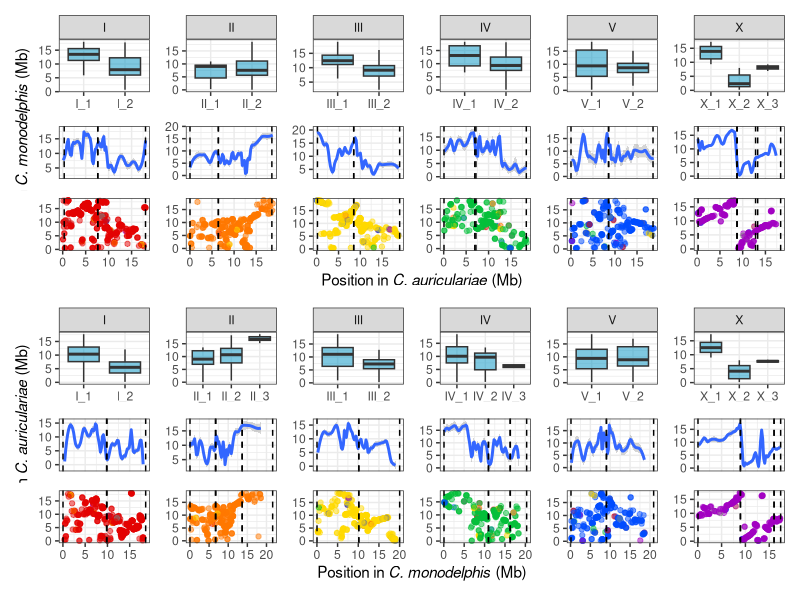
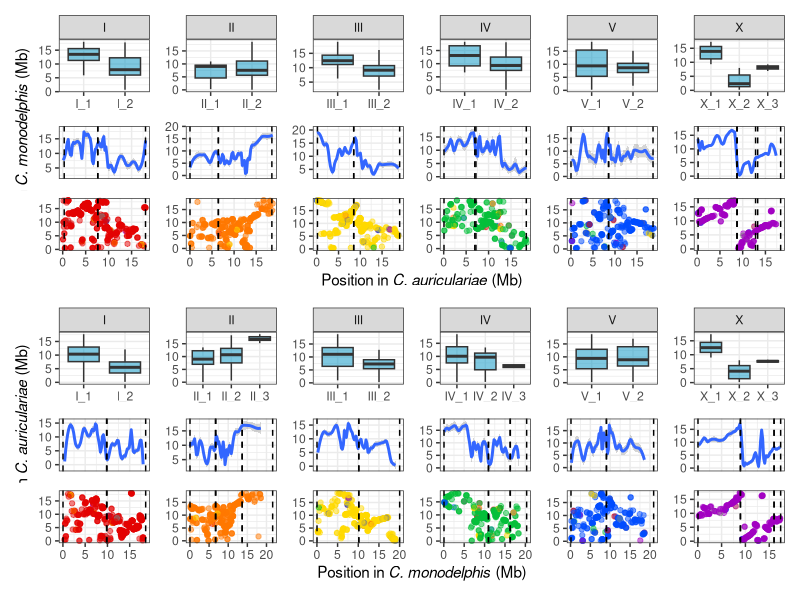

Write the R code that produced these figures, in order.
library(ggplot2)
library(tidyverse)
library(patchwork)


# SET UP ####
# palette
cols <- c("I" = "#e40303", "II" = "#ff7900",
          "III" = "#ffda00", "IV" = "#04bf3b",
          "V" = "#004cff", "X" = "#a100c2")

# read in oxfrord table
oxford_table <- read.table("nxCaeMono1_vs_nxCaeAuri1.ce_oxford.scu.tsv", col.names=c("buscoID", "ce", "chr1", "position1", "chr2", "position2", "scu1", "scu2"))

# read in elimination sites
cm_elim_sites <- read.table("nxCaeMono1_elimination_sites.tsv", header=T)
ca_elim_sites <- read.table("nxCaeAuri1_elimination_sites.tsv", header=T)

# CAURI ####
## VIOLIN ##
# plot box plots
plot_boxplot <- function(chr) { 
  oxford_table %>%
    filter(chr1 == chr & chr2 == chr) %>%
    ggplot() +
    geom_boxplot(aes(x=scu1, y=position2 / 1e6), fill="#0092c1", alpha=0.5, outliers = FALSE) + 
    theme_bw() + 
    facet_grid(~chr2, scales="free_x") + 
    xlab("Somatic chromosome") + ylab("Position in C. monodelphis (Mb)") +
    theme(axis.title = element_blank())
}

# generate the individual plots
chromosomes <- c("I", "II", "III", "IV", "V", "X")
plots <- lapply(chromosomes, plot_boxplot)

# combine plots 
ca_violin_plot <- wrap_plots(plots) +
  plot_layout(axis_titles = "collect", nrow=1) 

## AVG POSITION ##
# plot avg position
plot_pos <- function(chr) {
  oxford_table %>%
    filter(chr1 == chr & chr2 == chr) %>%
    ggplot(aes(x = position1 / 1e6, y = position2 / 1e6)) +
    geom_smooth(span=0.1, method="loess") + 
    geom_vline(data = ca_elim_sites %>% filter(chromosome == chr), aes(xintercept = site / 1e6), linetype = 2) +
    #facet_grid(chr2 ~ chr1, scales = "free", space = "free") +
    scale_color_manual(values = cols, name = "Nigon\nelement") +
    xlab(expression("Position in " * italic("C. auriculariae") * " (Mb)")) +
    ylab(expression("Position in " * italic("C. monodelphis") * " (Mb)")) + 
    theme_bw() + 
    theme(legend.position="none",
          axis.title.x = element_blank(),
          axis.text.x = element_blank(),
          axis.ticks.x = element_blank()) 
}

# generate the individual plots
chromosomes <- c("I", "II", "III", "IV", "V", "X")
plots <- lapply(chromosomes, plot_pos)

# combine plots 
ca_pos_plot <- wrap_plots(plots) +
  plot_layout(axis_titles = "collect", nrow=1) 

## OXFORD ##
# plot oxford
plot_chromosome <- function(chr) {
  # Filter for chromosome once
  df <- oxford_table %>%
    filter(chr1 == chr & chr2 == chr)
  
  ggplot() +
    geom_point(data = df,
               aes(x = position1 / 1e6, y = position2 / 1e6, color = ce),
               alpha = 0.5) +
    geom_vline(data = ca_elim_sites %>% filter(chromosome == chr), aes(xintercept = site / 1e6), linetype = 2) +
    #facet_grid(chr2 ~ chr1, scales = "free", space = "free") +
    scale_color_manual(values = cols, name = "Nigon\nelement") +
    xlab(expression("Position in " * italic("C. auriculariae") * " (Mb)")) + 
    theme_bw() + 
    theme(legend.position="none",
          axis.title.y = element_blank()) 
}

# generate the individual plots
chromosomes <- c("I", "II", "III", "IV", "V", "X")
plots <- lapply(chromosomes, plot_chromosome)

# combine plots 
ca_ox_plot <- wrap_plots(plots) +
  plot_layout(axis_titles = "collect", nrow=1) 

# CMONO ####
## VIOLIN ##
# plot violin plots
plot_violin <- function(chr) { 
  oxford_table %>%
    filter(chr1 == chr & chr2 == chr) %>%
    ggplot() +
    geom_boxplot(aes(x=scu2, y=position1 / 1e6), fill="#0092c1", alpha=0.5, outliers = FALSE) + 
    theme_bw() + 
    facet_grid(~chr2, scales="free_x") + 
    xlab("Somatic chromosome") + ylab("Position in C. auriculariae (Mb)") +
    theme(axis.title = element_blank())
}

# generate the individual plots
chromosomes <- c("I", "II", "III", "IV", "V", "X")
plots <- lapply(chromosomes, plot_violin)

# combine plots 
cm_violin_plot <- wrap_plots(plots) +
  plot_layout(axis_titles = "collect", nrow=1) 

## AVG POSITION ##
# plot avg position
plot_pos <- function(chr) {
  oxford_table %>%
    filter(chr1 == chr & chr2 == chr) %>%
    ggplot(aes(x = position2 / 1e6, y = position1 / 1e6)) +
    geom_smooth(span=0.1, method="loess") + 
    geom_vline(data = cm_elim_sites %>% filter(chromosome == chr), aes(xintercept = site / 1e6), linetype = 2) +
    #facet_grid(chr1 ~ chr2, scales = "free", space = "free") +
    scale_color_manual(values = cols, name = "Nigon\nelement") +
    xlab(expression("Position in " * italic("C. monodelphis") * " (Mb)")) +
    ylab(expression("Position in " * italic("C. auriculariae") * " (Mb)")) + 
    theme_bw() + 
    theme(legend.position="none",
          axis.title.x = element_blank(),
          axis.text.x = element_blank(),
          axis.ticks.x = element_blank()) 
}

# generate the individual plots
chromosomes <- c("I", "II", "III", "IV", "V", "X")
plots <- lapply(chromosomes, plot_pos)

# combine plots 
cm_pos_plot <- wrap_plots(plots) +
  plot_layout(axis_titles = "collect", nrow=1) 

## OXFORD ##
# plot oxford
plot_chromosome <- function(chr) {
  # Filter for chromosome once
  df <- oxford_table %>%
    filter(chr1 == chr & chr2 == chr)
  
  ggplot() +
    geom_point(data = df,
             aes(x = position2 / 1e6, y = position1 / 1e6, color = ce),
             alpha = 0.5) +
    geom_vline(data = cm_elim_sites %>% filter(chromosome == chr), aes(xintercept = site / 1e6), linetype = 2) +
    #facet_grid(chr1 ~ chr2, scales = "free", space = "free") +
    scale_color_manual(values = cols, name = "Nigon\nelement") +
    xlab(expression("Position in " * italic("C. monodelphis") * " (Mb)")) +
    ylab(expression("Position in " * italic("C. auriculariae") * " (Mb)")) + 
    theme_bw() + 
    theme(legend.position="none",
          axis.title.y = element_blank()) 
}

# generate the individual plots
chromosomes <- c("I", "II", "III", "IV", "V", "X")
plots <- lapply(chromosomes, plot_chromosome)

# combine plots 
cm_ox_plot <- wrap_plots(plots) +
  plot_layout(axis_titles = "collect", nrow=1) 
# PLOT ####
p <- ca_violin_plot / ca_pos_plot / ca_ox_plot / cm_violin_plot / cm_pos_plot / cm_ox_plot

ggsave("box_pos_ox.pdf", plot = p, width=12, height=8, units="in")
ggsave("box_pos_ox.png", plot = p, width=12, height=8, units="in")
